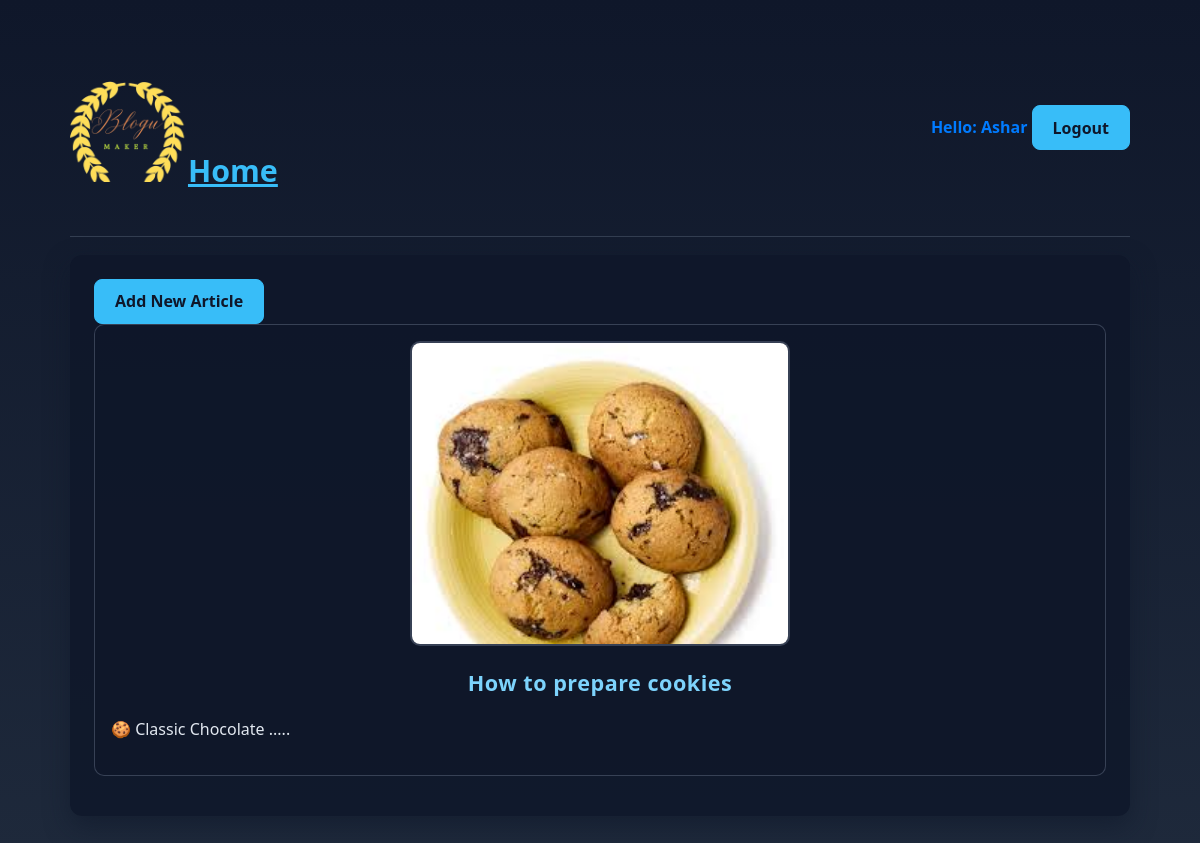
The app's page / (signed in) with its own data.
### Article/models.py (models this page shows)
class Article(models.Model):
    title = models.CharField(max_length = 50)
    body = models.TextField(editable= True)
    Creation_date = models.DateTimeField(auto_now_add = True)
    Author = models.ForeignKey(User,on_delete=models.CASCADE)
    Image = models.ImageField(upload_to="Thumb/",default="Thumb/Default.png",)
    slug = models.SlugField(allow_unicode=True,default=None)
    def taste_snippet(self):
        return (self.body[:20])

### Article/views.py (the view)
# urls.py: path("",views.Display_view,name='home'),
def Display_view(request):
    data = Article.objects.all().order_by('Creation_date')
    return render(request,"Article.html",{"Data":data})

### Article/templates/Article.html (shortened to what this page needs)
{% extends 'main.html' %}
{% block content %}
<div class="sub-container">
    {% if user.is_authenticated %}
        <div class="add-article-link">
            <a href="{% url 'Article:add' %}" class="btn">Add New Article</a>
        </div>
    {% endif %}
    {% for data in Data %}
        <div class="Article-card">
            <div class="content_img">
                <img src="{{ data.Image.url }}" alt="Blog content">
            </div>
            <div class="content">
                <a href="{% url 'Article:details' content=data.slug %}" target="_self"><h2 title="View more">{{ data.title }}</h2></a>
            </div>
            <div class="content">
                <p>{{ data.taste_snippet }} .....</p>
            </div>
        </div>
    {% endfor %}
</div>
{% endblock content %}

### Blog/templates/main.html (shortened to what this page needs)
{% load static %}
<!DOCTYPE html>
<html lang="en">
<head>
    <link rel = "stylesheet" href = "{% static 'styles.css' %}">
</head>
<body>
    <div class="container">
        <nav>
            <div class="home">
                <a href="{% url 'Article:home' %}"><h1><p style="text-decoration: none;"><img src="{% static 'icon.png' %}" alt="Cookies" style="width: 20%;height:auto;" >Home</p></h1></a>
            </div>
            <div class="account-nav">
                {% if user.is_authenticated %}
                    <span style="font-weight: bold;color: #007bff;">Hello: {{ user.username|title }} </span>
                    <a class="btn" href="{% url 'Accounts:logout' %}">Logout</a>
                {% else %}
                    <a class="btn" href="{% url 'Accounts:logger' %}">Login</a>
                    <a class="btn" href="{% url 'Accounts:Register' %}">Register</a>
                {% endif %}
            </div>
        </nav>
        {% block content %}
        {% endblock content %}
    </div>
</body>
</html>

### Blog/static/styles.css (style rules this page uses)
* { box-sizing: border-box; }
body { margin: 0; padding: 0; font-family: 'Segoe UI', Tahoma, Geneva, Verdana, sans-serif; color: #f8f9fa; background: linear-gradient(180deg, #0f172a 0%, #1e293b 100%); }
.container { min-height: 100vh; max-width: 1100px; margin: 0 auto; padding: 20px; }
nav { display: flex; align-items: center; justify-content: space-between; padding: 14px 0; margin-bottom: 18px; border-bottom: 1px solid rgba(148, 163, 184, 0.25); text-decoration: none; }
nav .home a h1 { font-size: 1.9rem; color: #38bdf8; margin: 0; }
.sub-container { background-color: rgba(15, 23, 42, 0.85); border-radius: 12px; padding: 24px; margin: 16px 0; box-shadow: 0 10px 24px rgba(15, 23, 42, 0.55); }
.content_img { margin-bottom: 14px; text-align: center; }
.content_img img { width: 100%; max-width: 380px; height: auto; border-radius: 10px; border: 2px solid rgba(148, 163, 184, 0.3); }
.content h2, #h2 { margin: 12px 0 8px; font-size: 2rem; color: #7dd3fc; text-align: center; letter-spacing: 0.5px; }
.content p, .content a, .content span, .content li { color: #e2e8f0; line-height: 1.65; }
.content a { text-decoration: none; color: #38bdf8; }
.btn, .btn-danger { display: inline-flex; align-items: center; justify-content: center; padding: 0.65rem 1.25rem; border-radius: 8px; border: 1px solid transparent; font-weight: 600; text-decoration: none; cursor: pointer; transition: background-color 0.2s ease, transform 0.2s ease; }
.btn { background-color: #38bdf8; color: #0f172a; border-color: #38bdf8; }
a { color: #38bdf8; }
.Article-card { background-color: rgba(15, 23, 42, 0.75); border: 1px solid rgba(148, 163, 184, 0.3); border-radius: 10px; padding: 16px; margin-bottom: 16px; }
.Article-card h2 { margin-top: 0; font-size: 1.35rem; }

### records on screen
Article: Image (picture), title "How to prepare cookies", taste_snippet "🍪 Classic Chocolate"

### other values on screen
{{ user.username|title }} "Ashar"
